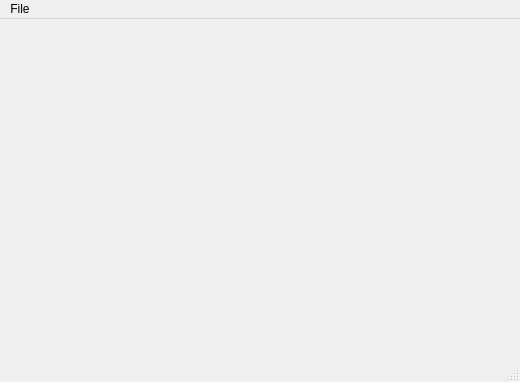
<?xml version="1.0" encoding="UTF-8"?>
<ui version="4.0">
 <class>MainWindow</class>
 <widget class="QMainWindow" name="MainWindow">
  <property name="geometry">
   <rect>
    <x>0</x>
    <y>0</y>
    <width>520</width>
    <height>382</height>
   </rect>
  </property>
  <property name="windowTitle">
   <string>MainWindow</string>
  </property>
  <widget class="QWidget" name="centralWidget">
   <layout class="QGridLayout" name="gridLayout">
    <property name="margin">
     <number>0</number>
    </property>
    <property name="spacing">
     <number>0</number>
    </property>
    <item row="0" column="0">
     <widget class="CuteReport::PreviewContainer" name="view" native="true"/>
    </item>
   </layout>
  </widget>
  <widget class="QMenuBar" name="menuBar">
   <property name="geometry">
    <rect>
     <x>0</x>
     <y>0</y>
     <width>520</width>
     <height>22</height>
    </rect>
   </property>
   <widget class="QMenu" name="menuFile">
    <property name="title">
     <string>File</string>
    </property>
    <addaction name="actionOpen"/>
    <addaction name="actionOpen_and_Run"/>
   </widget>
   <addaction name="menuFile"/>
  </widget>
  <widget class="QStatusBar" name="statusBar"/>
  <action name="actionOpen">
   <property name="text">
    <string>Open</string>
   </property>
  </action>
  <action name="actionOpen_and_Run">
   <property name="text">
    <string>Open and Run</string>
   </property>
  </action>
 </widget>
 <layoutdefault spacing="6" margin="11"/>
 <customwidgets>
  <customwidget>
   <class>CuteReport::PreviewContainer</class>
   <extends>QWidget</extends>
   <header>previewcontainer.h</header>
   <container>1</container>
  </customwidget>
 </customwidgets>
 <resources/>
 <connections/>
</ui>
